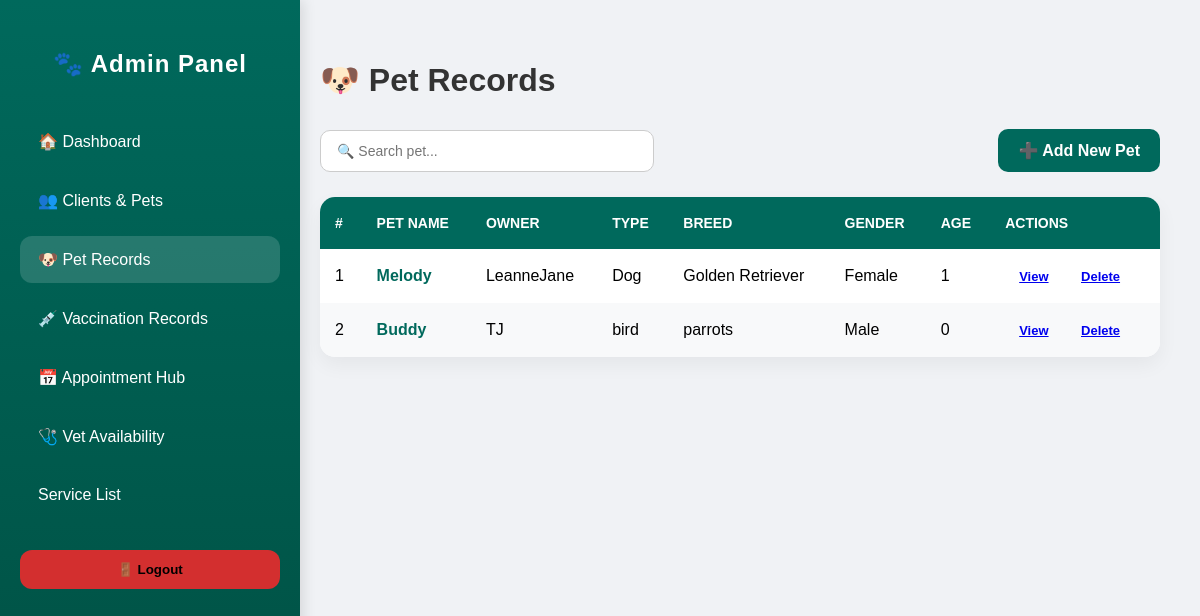
Page /pet-records-admin/ on the earlier database version.
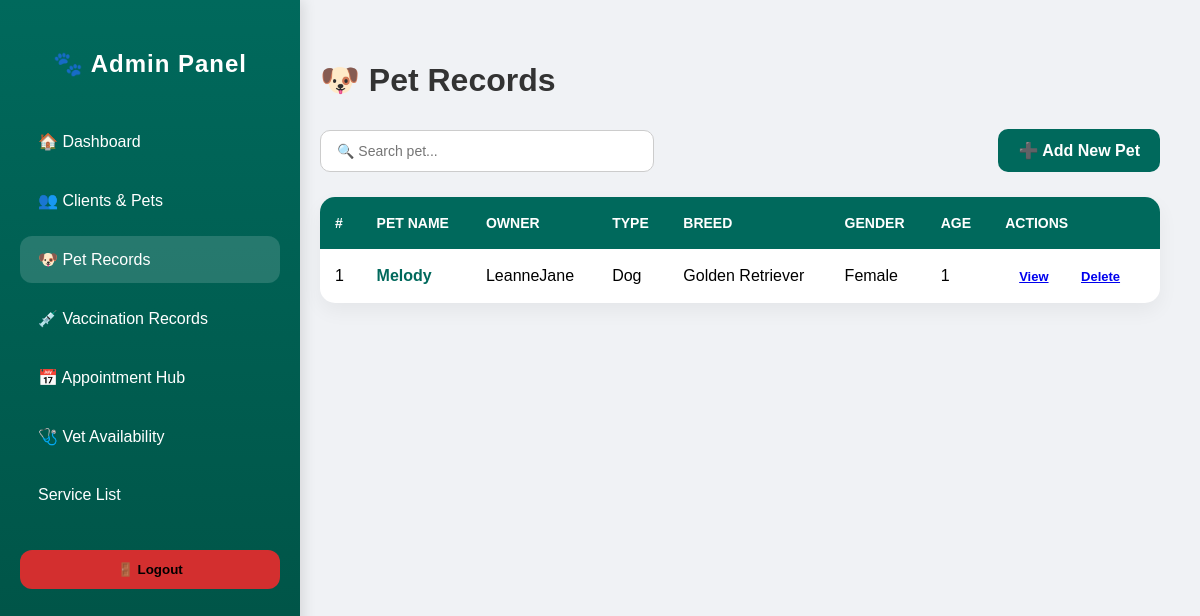
Same page on the later database version.
### main/models.py (models this page shows, shortened)
class Pet(models.Model):
    owner = models.ForeignKey(User, on_delete=models.CASCADE)
    name = models.CharField(max_length=100)
    species = models.CharField(max_length=50)
    breed = models.CharField(max_length=100, blank=True, null=True)
    gender = models.CharField(max_length=10)
    color = models.CharField(max_length=50, blank=True, null=True)
    birthday = models.DateField(blank=True, null=True)
    age = models.PositiveIntegerField(default=0)
    weight = models.DecimalField(max_digits=5, decimal_places=2, blank=True, null=True)
    image = models.ImageField(upload_to='pets/', blank=True, null=True)
    is_active = models.BooleanField(default=True)  # Soft-delete flag
    def calculate_age(self):
        if self.birthday:
            today = date.today()
            years = today.year - self.birthday.year
            if (today.month, today.day) < (self.birthday.month, self.birthday.day):
                years -= 1
            return years
        return self.age

### main/views.py (the view)
# urls.py: path('pet-records-admin/', views.pet_records_admin, name='pet_records_admin'),
def pet_records_admin(request):
    pets = Pet.objects.select_related('owner').all()
    return render(request, 'admin/pet_records_admin.html', {'pets': pets})

### main/templates/admin/pet_records_admin.html (shortened to what this page needs)
{% load static %}
<!DOCTYPE html>
<html lang="en">
<head>
    <link rel="stylesheet" href="{% static 'css/admin/pet_records.css' %}">
</head>
<body>
<div class="sidebar">
    <h2>🐾 Admin Panel</h2>
    <div class="nav-links">
        <a href="{% url 'admin_dashboard' %}">🏠 Dashboard</a>
        <a href="{% url 'clients_pets' %}">👥 Clients & Pets</a>
        <a href="{% url 'pet_records_admin' %}" class="active">🐶 Pet Records</a>
        <a href="{% url 'vaccine_records_admin' %}">💉 Vaccination Records</a>
        <a href="{% url 'appointment_hub' %}">📅 Appointment Hub</a>
        <a href="{% url 'vet_availability_admin' %}">🩺 Vet Availability</a>
        <a href="{% url 'service_list' %}">Service List</a>
    </div>
    <form action="{% url 'logout' %}" method="post">
        <button class="logout-btn">🚪 Logout</button>
    </form>
</div>
<div class="main-content">
    <div class="header">
        <h1>🐶 Pet Records</h1>
    </div>
    <div class="actions">
        <input type="text" id="searchInput" placeholder="🔍 Search pet...">
        <a href="{% url 'add_pet_admin' %}" class="btn-add">➕ Add New Pet</a>
    </div>
    <table id="petTable">
        <thead>
        <tr>
            <th>#</th>
            <th>Pet Name</th>
            <th>Owner</th>
            <th>Type</th>
            <th>Breed</th>
            <th>Gender</th>
            <th>Age</th>
            <th>Actions</th>
        </tr>
        </thead>
        <tbody>
        {% if pets %}
            {% for pet in pets %}
            <tr>
                <td>{{ forloop.counter }}</td>
                <td>
                    <a href="{% url 'pet_detail_admin' pet.id %}" style="text-decoration:none; color:#00695c; font-weight:600;">
                        {{ pet.name }}
                    </a>
                </td>
                <td>{{ pet.owner.username }}</td>
                <td>{{ pet.species }}</td>
                <td>{{ pet.breed|default:"-" }}</td>
                <td>{{ pet.gender|default:"-" }}</td>
                <td>
                    {% if pet.birthday %}
                        {{ pet.calculate_age }}
                    {% else %}
                        -
                    {% endif %}
                </td>
                <td>
                    <a href="{% url 'pet_detail_admin' pet.id %}" class="btn">View</a>
                    <a href="{% url 'delete_pet_admin' pet.id %}" onclick="return confirm('Delete this pet?')" class="btn">Delete</a>
                </td>
            </tr>
            {% endfor %}
        {% else %}
            <tr><td colspan="8" class="empty-message">No pets found.</td></tr>
        {% endif %}
        </tbody>
    </table>
</div>
</body>
</html>

Differences in the rows shown:
removed Pet: name "Buddy", owner.username "TJ", species "bird", breed "parrots", gender "Male", calculate_age "0"
